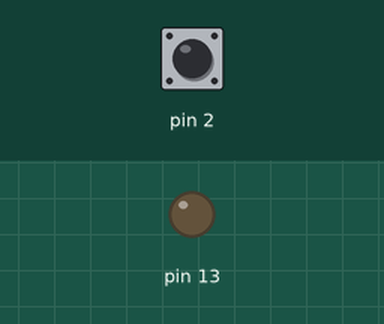
Simulated run of this sketch. Board: Arduino Uno, built with avr-gcc and run on an emulated ATmega328P. Parts: output pins drawn as LEDs (lit = HIGH). The inputs (shaded band) are chosen by the test bench; at power-on: pin 2 HIGH.

Above: at 1.2 s.
1.3 s: pin 2 pulled LOW for 0.15 s
At 2.0 s:
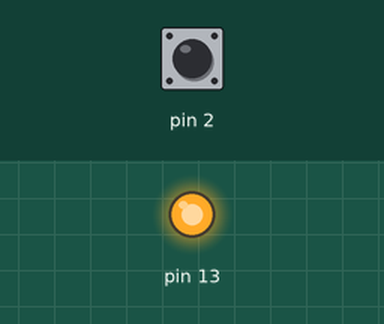
2.9 s: pin 2 pulled LOW for 1 s
At 3.3 s:
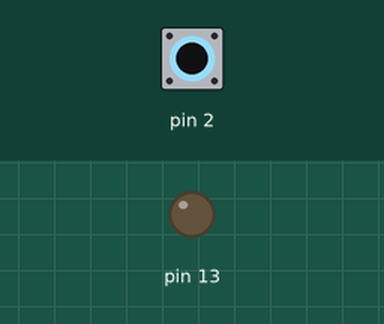
5.4 s: pin 2 pulled LOW for 3.2 s
At 6.4 s:
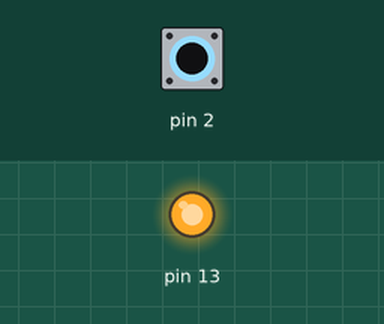
Timing chart, 0 to 8.4 s (numbered marks = the images above; inputs shaded):
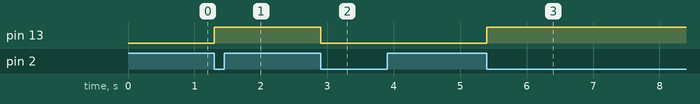

The sketch:

L2H1.ino
```cpp
int x;
int y;
int led=0;

void setup()
{
  pinMode(13, OUTPUT);
  pinMode(2, INPUT_PULLUP);
}

void loop()
{
  x = digitalRead(2);
  delay(20);
  y = digitalRead(2);
  if (y != x)
  {
    if (x == 1)
    {
      if (led == 0)
      {
        led = 1;
      }
      else
      {
        led = 0;
      }
      digitalWrite(13, led);
      y = x;
    }
  }
}
```

Measured:
- after the input at 1.3 s, pin 13: LOW → HIGH at once
- after the input at 2.9 s, pin 13: HIGH → LOW at once
- after the input at 5.4 s, pin 13: LOW → HIGH at once
